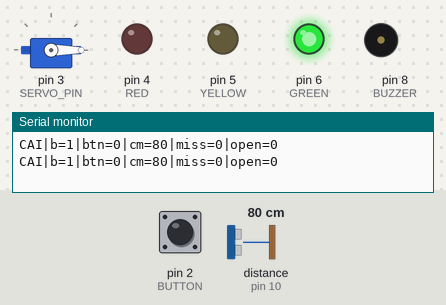
Simulated run of this sketch. Board: Arduino Uno, built with avr-gcc and run on an emulated ATmega328P. Shown: servo, output pins drawn as LEDs (lit = HIGH), buzzer (waves = sounding), the last lines printed to the serial monitor. Wiring (inferred from the names in the program): ultrasonic range finder: trigger pin 9; echo pin 10. The inputs (shaded band) are chosen by the test bench; at power-on: pin 2 (BUTTON) HIGH, distance to the obstacle (sensor on pin 10) 80 cm. The echo pulse lasts 58.3 µs per cm; pins used as bus, display or sensor lines are not drawn.

Above: at 1.2 s.
1.3 s: pin 2 (BUTTON) pulled LOW for 0.15 s
At 4.34 s:
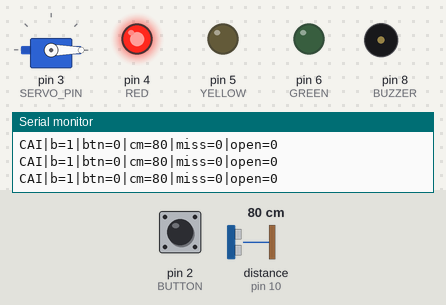
4.4 s: distance to the obstacle (sensor on pin 10) set to 4 cm
At 4.83 s:
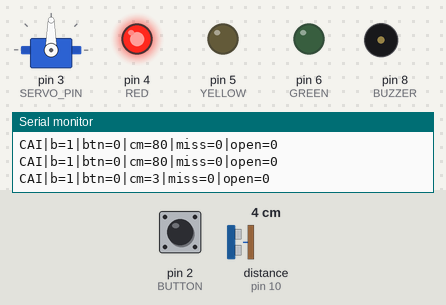
7.4 s: distance to the obstacle (sensor on pin 10) set to 14 cm
10.4 s: distance to the obstacle (sensor on pin 10) set to 19 cm
At 12.8 s:
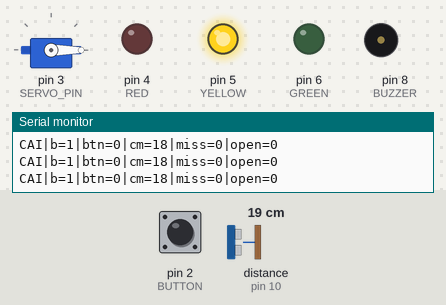
13.4 s: distance to the obstacle (sensor on pin 10) set to 12 cm
16.4 s: distance to the obstacle (sensor on pin 10) set to 9 cm
At 16.8 s:
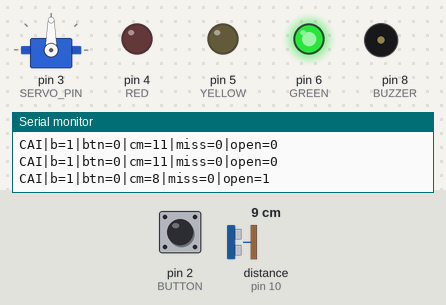
Timing chart, 0 to 20.4 s (numbered marks = the images above; inputs shaded):
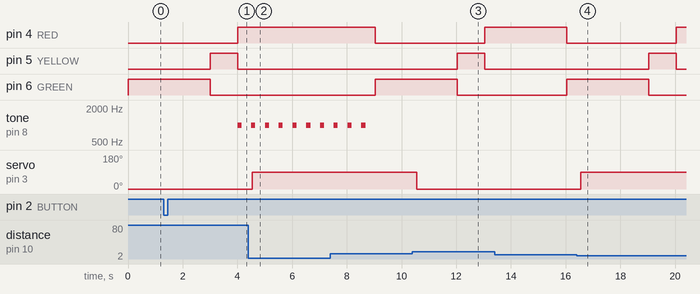

The sketch:

plata1_transport.ino
```cpp
// Плата 1 «Транспорт»: модуль 1 (умный перекрёсток) + модуль 2 (умная парковка) вместе.
// Перекрёсток: светодиоды 4, 5, 6, кнопка 2, зуммер 8.
// Парковка: HC-SR04 Trig 9, Echo 10, сервопривод 3.
// Версия 18.11: раз в 0,5 с плата отправляет сайту строку CAI|... с измерениями (самодиагностика по USB).
#include <Servo.h>

// ---------- Модуль 1 ----------
const int RED = 4, YELLOW = 5, GREEN = 6;
const int BUTTON = 2;
const int BUZZER = 8;
bool pedestrian = false;

// ---------- Модуль 2 ----------
const int TRIG = 9, ECHO = 10;
const int SERVO_PIN = 3;
const int OPEN_CM = 10;           // ближе — машина у въезда
const int CLOSE_CM = 15;          // дальше — машины нет (гистерезис, чтобы не дёргался)
const int NEED = 3;               // столько измерений подряд нужно для решения
const unsigned long HOLD = 2000;  // ждём 2 с без машины, потом опускаем
int nearCount = 0, farCount = 0;
Servo barrier;
bool isOpen = false;
unsigned long lastSeen = 0;
unsigned long lastMeasure = 0;

// ---------- Самодиагностика ----------
long lastCm = -1;        // последнее расстояние, -1 — датчик не ответил
int missCount = 0;       // сколько измерений подряд датчик молчит
bool btnSeen = false;    // кнопку нажимали с прошлого отчёта
unsigned long lastReport = 0;

long distanceCm() {
  digitalWrite(TRIG, LOW);
  delayMicroseconds(2);
  digitalWrite(TRIG, HIGH);
  delayMicroseconds(10);
  digitalWrite(TRIG, LOW);
  // 45 мс: даже когда впереди пусто, исправный HC-SR04 отвечает импульсом ~38 мс.
  // 0 значит, что датчик вообще не ответил (нет провода, перепутаны Trig/Echo, нет питания).
  long t = pulseIn(ECHO, HIGH, 45000);
  if (t == 0) { missCount++; lastCm = -1; return 999; }
  missCount = 0;
  lastCm = t / 58;
  return lastCm;
}

void report() {
  if (millis() - lastReport < 500) return;
  lastReport = millis();
  Serial.print("CAI|b=1|btn="); Serial.print(btnSeen ? 1 : 0);
  Serial.print("|cm="); Serial.print(lastCm);
  Serial.print("|miss="); Serial.print(missCount);
  Serial.print("|open="); Serial.println(isOpen ? 1 : 0);
  btnSeen = false;
}

// Парковка проверяется раз в 60 мс, пока перекрёсток ждёт
void parkingTick() {
  if (millis() - lastMeasure < 60) return;
  lastMeasure = millis();
  long d = distanceCm();
  if (d < 2) return;                       // ошибка измерения — пропускаем

  // Фильтр: решение только если 3 измерения подряд говорят одно и то же
  if (d < OPEN_CM) { nearCount++; farCount = 0; }
  else if (d > CLOSE_CM) { farCount++; nearCount = 0; }
  else { nearCount = 0; farCount = 0; }   // зона 10–15 см: ничего не меняем

  if (nearCount >= NEED) {
    lastSeen = millis();
    if (!isOpen) { barrier.write(90); isOpen = true; }
  } else if (isOpen && farCount >= NEED && millis() - lastSeen > HOLD) {
    barrier.write(0);
    isOpen = false;
  }
}

// Ждём нужное время: следим за кнопкой, обслуживаем парковку и отчитываемся сайту
void waitAndWatch(unsigned long ms) {
  unsigned long start = millis();
  while (millis() - start < ms) {
    if (digitalRead(BUTTON) == LOW) { pedestrian = true; btnSeen = true; }
    parkingTick();
    report();
    delay(5);
  }
}

void light(int r, int y, int g) {
  digitalWrite(RED, r);
  digitalWrite(YELLOW, y);
  digitalWrite(GREEN, g);
}

void setup() {
  pinMode(RED, OUTPUT);
  pinMode(YELLOW, OUTPUT);
  pinMode(GREEN, OUTPUT);
  pinMode(BUTTON, INPUT_PULLUP);
  pinMode(BUZZER, OUTPUT);
  pinMode(TRIG, OUTPUT);
  pinMode(ECHO, INPUT);
  barrier.attach(SERVO_PIN);
  barrier.write(0);
  Serial.begin(9600);
}

void loop() {
  light(LOW, LOW, HIGH);   // машинам зелёный
  waitAndWatch(3000);
  light(LOW, HIGH, LOW);   // жёлтый
  waitAndWatch(1000);
  light(HIGH, LOW, LOW);   // машинам красный

  if (pedestrian) {
    for (int i = 0; i < 10; i++) {
      tone(BUZZER, 1000, 150);
      waitAndWatch(500);
    }
    pedestrian = false;
  } else {
    waitAndWatch(3000);
  }
}
```

Measured:
- the behaviour switches between 16 and 17 cm on distance to the obstacle (sensor on pin 10) (found by bisection; images 2 and 3)
- the behaviour switches between 11 and 10 cm on distance to the obstacle (sensor on pin 10) (found by bisection; images 3 and 4)
- after the input at 1.3 s, tone on pin 8 (BUZZER): silent → 1000 Hz after 2.7 s, → silent 0.15 s later
- after the input at 4.4 s, servo on pin 3 (SERVO_PIN): 0° → 90° after 0.15 s
- after the input at 10.4 s, servo on pin 3 (SERVO_PIN): 90° → 0° after 0.16 s
- after the input at 16.4 s, servo on pin 3 (SERVO_PIN): 0° → 90° after 0.14 s
